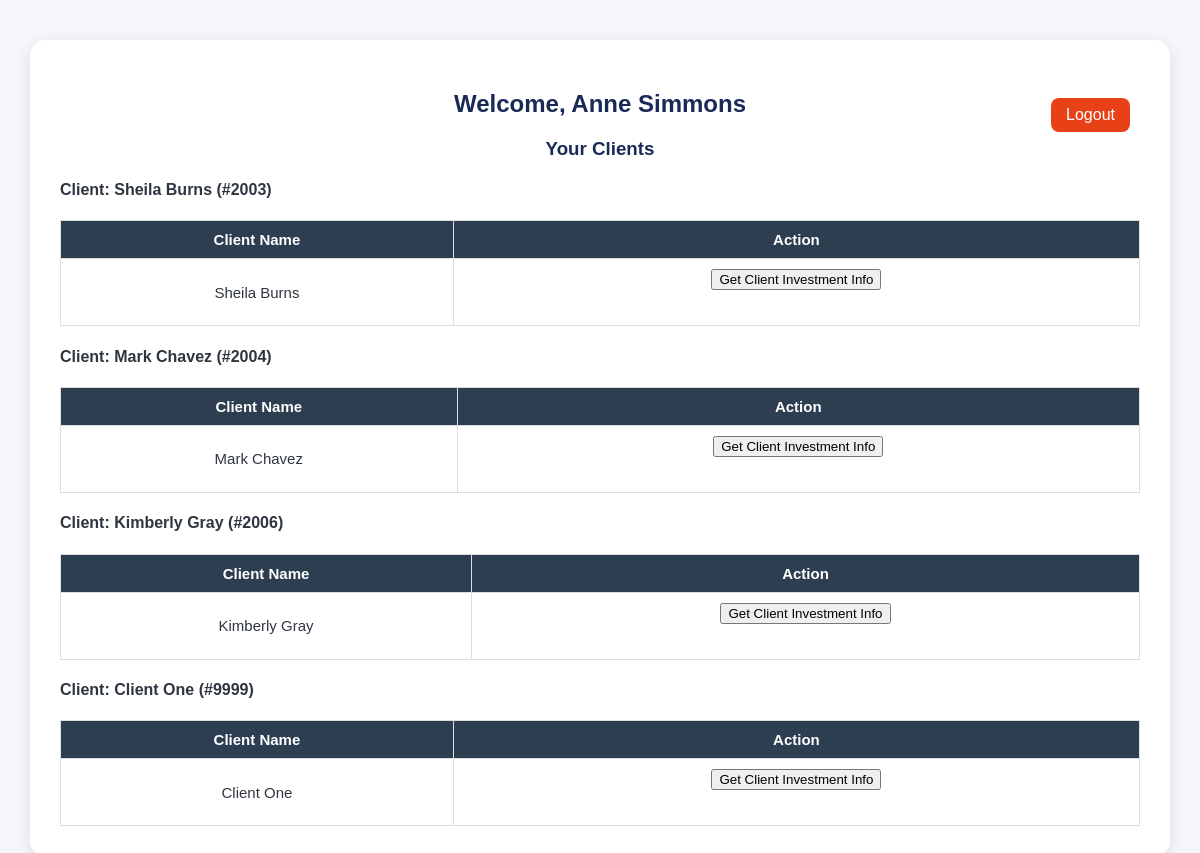
Screenshot of /employee_dashboard (signed in) with the database file from the repository.
### models.py (models this page shows)
class Employee(Base):
    __tablename__ = "employees"
    employee_id = Column(Integer, primary_key=True, index=True)
    first_name = Column(String)
    last_name = Column(String)
    date_of_birth = Column(Date)
    gender = Column(String)
    work_email = Column(String, unique=True)
    password_hash = Column(String)
    phone_number = Column(String)
    address = Column(String)
    start_date = Column(Date)
    job_title = Column(String)
    base_salary = Column(Float)
    commission_rate = Column(Float)
    license_number = Column(String)
    license_expiry_date = Column(Date)
    manager_id = Column(Integer, ForeignKey("employees.employee_id"), nullable=True)  # Managers can be null
    clients = relationship("Client", back_populates="advisor")
    investments = relationship("Investment", back_populates="advisor")

class Client(Base):
    __tablename__ = "clients"
    client_id = Column(Integer, primary_key=True, index=True)
    first_name = Column(String)
    last_name = Column(String)
    ssn = Column(String, unique=True)
    date_of_birth = Column(Date)
    gender = Column(String)
    marital_status = Column(String)
    email = Column(String, unique=True)
    password_hash = Column(String)
    phone_number = Column(String)
    address = Column(String)
    employment_status = Column(String)
    annual_income = Column(Float)
    risk_tolerance = Column(String)
    advisor_id = Column(Integer, ForeignKey("employees.employee_id"))
    advisor = relationship("Employee", back_populates="clients")
    investments = relationship("Investment", back_populates="client")

### app.py (the view)
@app.route("/employee_dashboard")
def employee_dashboard():
    if session.get("user_type") != "employee":
        return redirect(url_for("login"))
    db = SessionLocal()
    employee = db.query(Employee).get(session["user_id"])
    if not employee:
        return "Employee not found", 404
    verified_client_id = session.get("verified_client_id")
    clients_list = []
    emp_clients = db.query(Client).filter(Client.advisor_id == employee.employee_id).all()
    for clients in emp_clients:
        if verified_client_id == clients.client_id:
            investments = db.query(Investment).filter(Investment.client_id == clients.client_id).all()
            for inv in investments:
                inv.company = db.query(Company).get(inv.company_id)
            c_investments = investments
        else:
            c_investments = []
        clients_list.append({"client": clients, "investments": c_investments})
    return render_template(
        "employee_dashboard.html",
        employee=employee,
        clients=clients_list
    )

### templates/employee_dashboard.html (shortened to what this page needs)
<!DOCTYPE html>
<html lang="en">
<head>
    <link rel="stylesheet" href="{{ url_for('static', filename='style.css') }}">
</head>
<body>
<div class="container">
    <h2>Welcome, {{ employee.first_name }} {{ employee.last_name }}</h2>
    <a href="{{ url_for('logout') }}" class="logout-btn">Logout</a>
    <h3>Your Clients</h3>
    {% for client_group in clients %}
        <div class="client-block">
            <h4>Client: {{ client_group['client'].first_name }} {{ client_group['client'].last_name }} (#{{ client_group['client'].client_id }})</h4>
            <table>
                <thead>
                    <tr>
                        <th>Client Name</th>
                        <th>Action</th>
                    </tr>
                </thead>
                <tbody>
                    <tr>
                        <td>{{ client_group['client'].first_name }} {{ client_group['client'].last_name }}</td>
                        <td>
                            {% if session.get('verified_client_id') == client_group['client'].client_id %}
                                <em>Verified — Investments Shown Below</em>
                            {% else %}
                                <form method="post" action="{{ url_for('request_client_info', client_id=client_group['client'].client_id) }}">
                                    <button type="submit">Get Client Investment Info</button>
                                </form>
                            {% endif %}
                        </td>
                    </tr>
                </tbody>
            </table>
        </div>
    {% else %}
        <p>No clients found.</p>
    {% endfor %}
</div>
</body>
</html>

### static/style.css (style rules this page uses)
body { font-family: Arial, sans-serif; background-color: #f5f6fa; color: #2f3640; margin: 0; padding: 0; }
.container { width: 90%; max-width: 1100px; margin: 40px auto; background-color: #fff; padding: 30px; border-radius: 15px; box-shadow: 0 4px 15px rgba(0,0,0,0.1); }
h2, h3 { color: #192a56; text-align: center; margin-bottom: 20px; }
form { text-align: center; margin-bottom: 25px; }
table { width: 100%; border-collapse: collapse; margin-top: 15px; font-size: 15px; }
thead { background-color: #2c3e50; color: #fff; }
th, td { border: 1px solid #ddd; padding: 10px 12px; text-align: center; }
a { display: inline-block; padding: 10px 15px; background-color: #273c75; color: white; text-decoration: none; border-radius: 5px; }
.logout-btn { float: right; background-color: #e84118; color: white; padding: 8px 15px; border-radius: 8px; text-decoration: none; margin-top: -40px; margin-right: 10px; }

### rows the page displays
Employee: first_name "Anne", last_name "Simmons"
Client: client.first_name "Sheila", client.last_name "Burns", client.client_id "2003", client.first_name "Sheila", client.last_name "Burns"
Client: client.first_name "Mark", client.last_name "Chavez", client.client_id "2004", client.first_name "Mark", client.last_name "Chavez"
Client: client.first_name "Kimberly", client.last_name "Gray", client.client_id "2006", client.first_name "Kimberly", client.last_name "Gray"
Client: client.first_name "Client", client.last_name "One", client.client_id "9999", client.first_name "Client", client.last_name "One"
